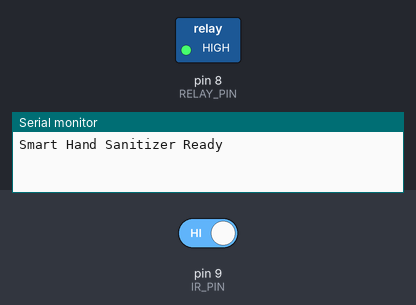
Recording of a sketch running on a simulated Arduino Uno, built with avr-gcc and run on an emulated ATmega328P. Shown: switched loads named in the sketch (green lamp = pin HIGH), the last lines printed to the serial monitor. Inputs (shaded band) come from the test bench; at power-on: pin 9 (IR_PIN) HIGH.

Above: at 1.2 s.
1.3 s: pin 9 (IR_PIN) driven LOW
At 2.4 s:
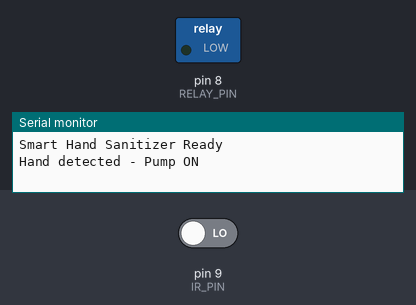
4.3 s: pin 9 (IR_PIN) driven HIGH
At 6.7 s:
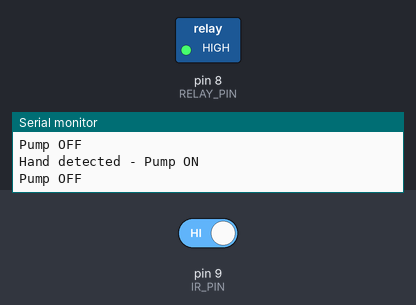
Timing chart, 0 to 8.2 s (numbered marks = the images above; inputs shaded):
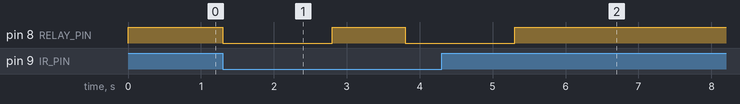

Measured:
- after the input at 1.3 s, pin 8 (RELAY_PIN): HIGH → LOW at once, → HIGH 1.5 s later, → LOW 1.0 s later
- after the input at 4.3 s, pin 8 (RELAY_PIN): goes on until 5.3 s, then stays HIGH

The sketch:

Smart_Hand_Sanitizer.ino
```cpp
// (licence header left out)
// Pin definitions
int IR_PIN = 9;        // IR sensor digital output pin
int RELAY_PIN = 8;     // Relay control pin (connected to pump)

void setup() {
  pinMode(IR_PIN, INPUT);       // Configure IR sensor as input
  pinMode(RELAY_PIN, OUTPUT);   // Configure relay as output

  digitalWrite(RELAY_PIN, HIGH); // Relay OFF initially (active LOW relay)

  Serial.begin(9600);           // Start serial communication for debugging
  Serial.println("Smart Hand Sanitizer Ready");
}

void loop() {
  int sensorValue = digitalRead(IR_PIN);  // Read IR sensor state

  // IR sensor outputs LOW when a hand is detected
  if (sensorValue == LOW) {
    digitalWrite(RELAY_PIN, LOW);   // Turn pump ON
    Serial.println("Hand detected - Pump ON");

    delay(1500);                    // Run pump for 1.5 seconds

    digitalWrite(RELAY_PIN, HIGH);  // Turn pump OFF
    Serial.println("Pump OFF");

    delay(1000);                    // Small delay to avoid repeated triggering
  }
}
```
